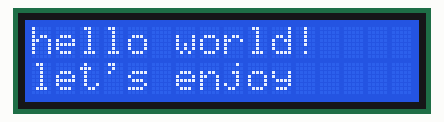
Simulated run of this sketch. Board: Arduino Uno, built with avr-gcc and run on an emulated ATmega328P. Parts: 16×2 character LCD.

Above: at 0.1 s.

The sketch:

hello_lcd.ino
```cpp
#include <LiquidCrystal.h>

LiquidCrystal lcd(7,8,9,10,11,12);

void setup() {
  lcd.begin(16,2);
  lcd.print("hello world!");

  lcd.setCursor(0,1);
  lcd.print("let's enjoy");
}

void loop() {
//  lcd.noBlink();
  lcd.noCursor();
//  lcd.noDisplay();
  delay(500);

//  lcd.blink();
  lcd.cursor();
//  lcd.display();
  delay(1000);
}
```
